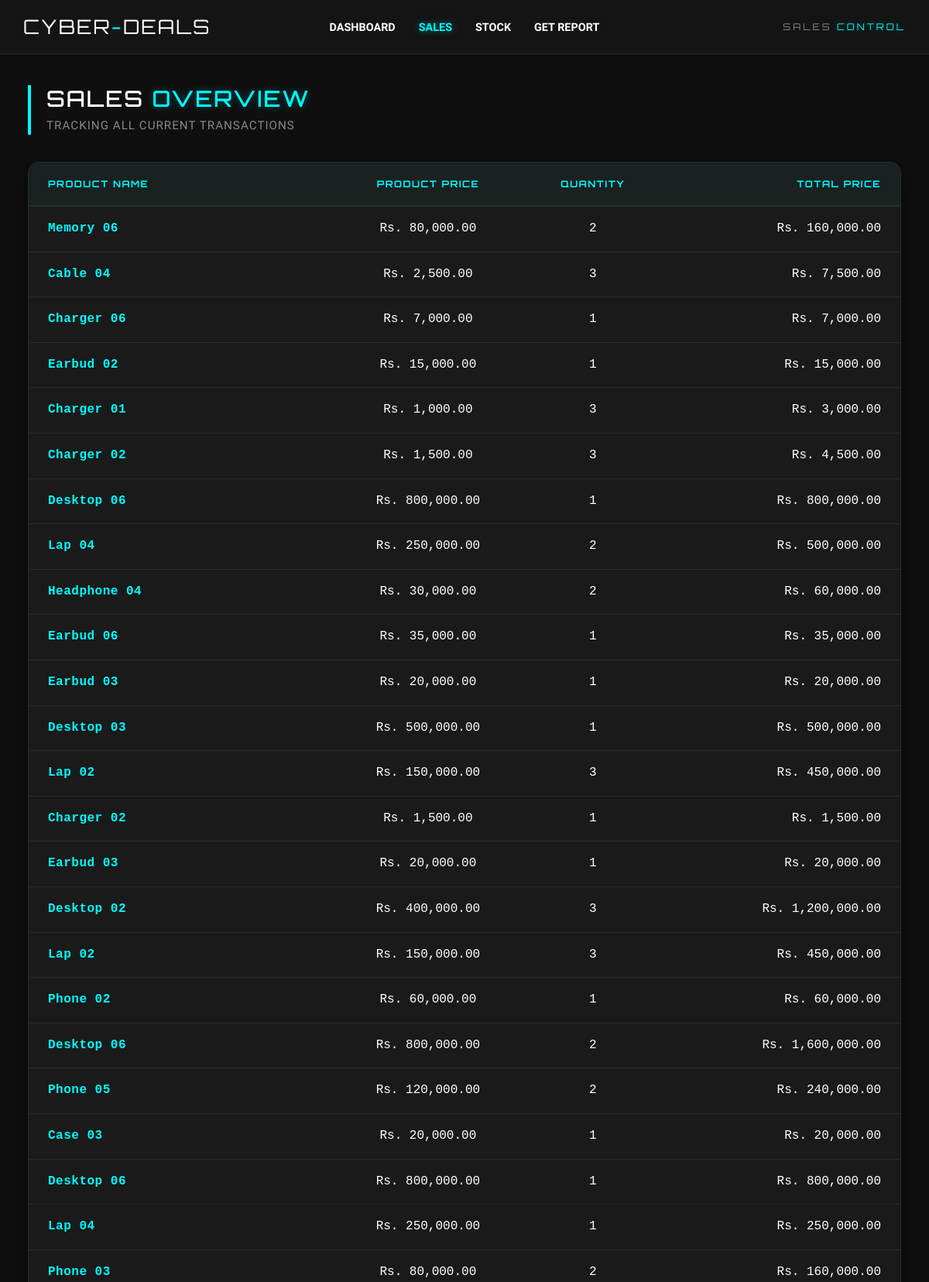
Page /public/admin/reports/sales.php (upper part) on the committed database.
### tables this page shows
CREATE TABLE IF NOT EXISTS `orders` (
  `id` int(11) NOT NULL AUTO_INCREMENT,
  `user_id` int(11) NOT NULL,
  `product_id` int(11) NOT NULL,
  `cart_id` int(11) NOT NULL,
  `user_name` varchar(255) NOT NULL,
  `user_email` varchar(255) NOT NULL,
  `product_name` varchar(255) NOT NULL,
  `product_price` decimal(10,2) NOT NULL,
  `quantity` int(11) NOT NULL,
  `total_price` decimal(10,2) NOT NULL,
  PRIMARY KEY (`id`),
  KEY `user_id` (`user_id`),
  KEY `product_id` (`product_id`),
  KEY `cart_id` (`cart_id`)
);

### app/models/Order.php (called while the page is built, shortened)
<?php
class Order {
    private $conn;
    private $table_name = "orders";
    public function __construct($db) {
        $this->conn = $db;
    }
    function read() {
        $query = "SELECT * FROM " . $this->table_name;
        $stmt = $this->conn->prepare($query);
        $stmt->execute();
        return $stmt;
    }
}
?>

### public/admin/reports/sales.php (the view, shortened to what this page needs)
<?php
$database = new Database();
$db = $database->getConnection();
$order = new Order($db);
$stmt = $order->read();
$sales = $stmt->fetchAll(PDO::FETCH_ASSOC);
?>
<!DOCTYPE html>
<html lang="en">
<head>
    <link href='https://unpkg.com/boxicons@2.1.4/css/boxicons.min.css' rel='stylesheet'>
    <link href="https://cdn.jsdelivr.net/npm/bootstrap@5.1.3/dist/css/bootstrap.min.css" rel="stylesheet">
    <link href="../../assets/css/staff/admin/sales_report.css" rel="stylesheet">
</head>
<body>
    <nav class="navbar">
        <div class="nav-content">
            <div class="brand-section">
                <a class="brand-name">CYBER<span class="blue">-</span>DEALS</a>
            </div>
            <ul class="nav-links">
                <li><a href="../dashboard.php">Dashboard</a></li>
                <li><a href="sales.php" class="active">Sales</a></li>
                <li><a href="stock.php">Stock</a></li>
                <li><a href="download_sales_report.php" class="btn-report">Get Report</a></li>
            </ul>
            <div class="nav-title">SALES <span class="blue">CONTROL</span></div>
        </div>
    </nav>
    <div class="page-wrapper">
        <div class="main-content">
            <div class="content-header">
                <h2>SALES <span class="blue">OVERVIEW</span></h2>
                <p class="product-count">Tracking all current transactions</p>
            </div>
            <div class="table-container">
                <?php if (!empty($sales)): ?>
                    <table class="cyber-table">
                        <thead>
                            <tr>
                                <th class="col-start">Product Name</th>
                                <th class="col-middle">Product Price</th>
                                <th class="col-middle">Quantity</th>
                                <th class="col-end">Total Price</th>
                            </tr>
                        </thead>
                        <tbody>
                            <?php foreach ($sales as $row): ?>
                                <tr>
                                    <td class="col-start"><?= htmlspecialchars($row['product_name']) ?></td>
                                    <td class="col-middle">Rs. <?= number_format($row['product_price'], 2) ?></td>
                                    <td class="col-middle"><span class="qty-badge"><?= (int) $row['quantity'] ?></span></td>
                                    <td class="col-end">Rs. <?= number_format($row['total_price'], 2) ?></td>
                                </tr>
                            <?php endforeach; ?>
                        </tbody>
                    </table>
                <?php endif; ?>
            </div>
        </div>
    </div>
</body>
</html>

### public/assets/css/staff/admin/sales_report.css (style rules this page uses)
:root { --accent-blue: #00fbff; --bg-deep: #0f0f0f; --bg-card: #1a1a1a; --bg-header: #141414; --border: #2a2a2a; --text-dim: #888; --text-main: #ffffff; --navbar-height: 70px; --radius-sm: 6px; --radius-md: 10px; --radius-lg: 14px; }
*, *::before, *::after { box-sizing: border-box; }
body { background-color: var(--bg-deep); color: var(--text-main); font-family: 'Rajdhani', sans-serif; margin: 0; line-height: 1.6; min-width: 600px; }
.blue { color: var(--accent-blue); text-shadow: 0 0 10px rgba(0, 251, 255, 0.3); }
.navbar { background-color: var(--bg-header); border-bottom: 1px solid var(--border); height: var(--navbar-height); position: fixed; top: 0; left: 0; width: 100%; z-index: 1002; display: flex; align-items: center; }
.nav-content { width: 95%; margin: 0 auto; display: grid; grid-template-columns: 1fr 2fr 1fr; align-items: center; }
.brand-section .brand-name { font-family: 'Orbitron', sans-serif; font-size: 1.6rem; letter-spacing: 2px; color: var(--text-main); text-decoration: none; }
.nav-links { display: flex; justify-content: center; gap: 30px; list-style: none; margin: 0; padding: 0; }
.nav-links a { color: var(--text-main); text-decoration: none; font-weight: 700; text-transform: uppercase; font-size: 0.9rem; transition: 0.3s; }
.nav-links a:hover, .nav-links a.active { color: var(--accent-blue); text-shadow: 0 0 10px rgba(0, 251, 255, 0.5); }
.btn-report { background: none; border: none; cursor: pointer; color: var(--text-main); font-weight: 700; text-transform: uppercase; font-size: 0.75rem; transition: 0.3s; }
.nav-title { justify-self: end; font-family: 'Orbitron', sans-serif; font-size: 0.75rem; letter-spacing: 3px; color: var(--text-dim); text-transform: uppercase; }
.page-wrapper { margin-top: var(--navbar-height); padding: 40px 36px; display: flex; justify-content: center; }
.main-content { width: 100%; }
.content-header { margin-bottom: 35px; border-left: 4px solid var(--accent-blue); padding-left: 20px; }
.content-header h2 { font-family: 'Orbitron', sans-serif; font-size: 1.8rem; letter-spacing: 2px; margin: 0 0 5px 0; text-transform: uppercase; }
.product-count { color: var(--text-dim); font-size: 0.95rem; text-transform: uppercase; letter-spacing: 1px; }
.table-container { background: var(--bg-card); border: 1px solid var(--border); border-radius: var(--radius-lg); box-shadow: 0 10px 30px rgba(0,0,0,0.5); overflow: hidden; }
.cyber-table { width: 100%; border-collapse: collapse; }
.cyber-table th { background: rgba(0, 251, 255, 0.03); padding: 18px 25px; font-family: 'Orbitron', sans-serif; font-size: 0.75rem; color: var(--accent-blue); text-transform: uppercase; border-bottom: 2px solid var(--border); letter-spacing: 1.5px; }
.cyber-table th.col-start { text-align: left; }
.cyber-table th.col-middle { text-align: center; }
.cyber-table th.col-end { text-align: right; }
.cyber-table td { padding: 16px 25px; border-bottom: 1px solid var(--border); font-size: 1rem; vertical-align: middle; }
.cyber-table td.col-start { text-align: left; font-weight: 600; letter-spacing: 0.5px; font-family: monospace; color: var(--accent-blue); }
.cyber-table td.col-middle { text-align: center; font-weight: 500; font-family: monospace; }
.cyber-table td.col-end { text-align: right; font-weight: 500; font-family: monospace; }
.cyber-table tbody tr { transition: 0.4s; }

### rows in the picture
orders: product_name "Memory 06", product_price "80,000.00", quantity "2", total_price "160,000.00"
orders: product_name "Cable 04", product_price "2,500.00", quantity "3", total_price "7,500.00"
orders: product_name "Charger 06", product_price "7,000.00", quantity "1", total_price "7,000.00"
orders: product_name "Earbud 02", product_price "15,000.00", quantity "1", total_price "15,000.00"
orders: product_name "Charger 01", product_price "1,000.00", quantity "3", total_price "3,000.00"
orders: product_name "Charger 02", product_price "1,500.00", quantity "3", total_price "4,500.00"
orders: product_name "Desktop 06", product_price "800,000.00", quantity "1", total_price "800,000.00"
orders: product_name "Lap 04", product_price "250,000.00", quantity "2", total_price "500,000.00"
orders: product_name "Headphone 04", product_price "30,000.00", quantity "2", total_price "60,000.00"
orders: product_name "Earbud 06", product_price "35,000.00", quantity "1", total_price "35,000.00"
orders: product_name "Earbud 03", product_price "20,000.00", quantity "1", total_price "20,000.00"
orders: product_name "Desktop 03", product_price "500,000.00", quantity "1", total_price "500,000.00"
orders: product_name "Lap 02", product_price "150,000.00", quantity "3", total_price "450,000.00"
orders: product_name "Charger 02", product_price "1,500.00", quantity "1", total_price "1,500.00"
orders: product_name "Earbud 03", product_price "20,000.00", quantity "1", total_price "20,000.00"
orders: product_name "Desktop 02", product_price "400,000.00", quantity "3", total_price "1,200,000.00"
orders: product_name "Lap 02", product_price "150,000.00", quantity "3", total_price "450,000.00"
orders: product_name "Phone 02", product_price "60,000.00", quantity "1", total_price "60,000.00"
orders: product_name "Desktop 06", product_price "800,000.00", quantity "2", total_price "1,600,000.00"
orders: product_name "Phone 05", product_price "120,000.00", quantity "2", total_price "240,000.00"
orders: product_name "Case 03", product_price "20,000.00", quantity "1", total_price "20,000.00"
orders: product_name "Desktop 06", product_price "800,000.00", quantity "1", total_price "800,000.00"
orders: product_name "Lap 04", product_price "250,000.00", quantity "1", total_price "250,000.00"
orders: product_name "Phone 03", product_price "80,000.00", quantity "2", total_price "160,000.00"
